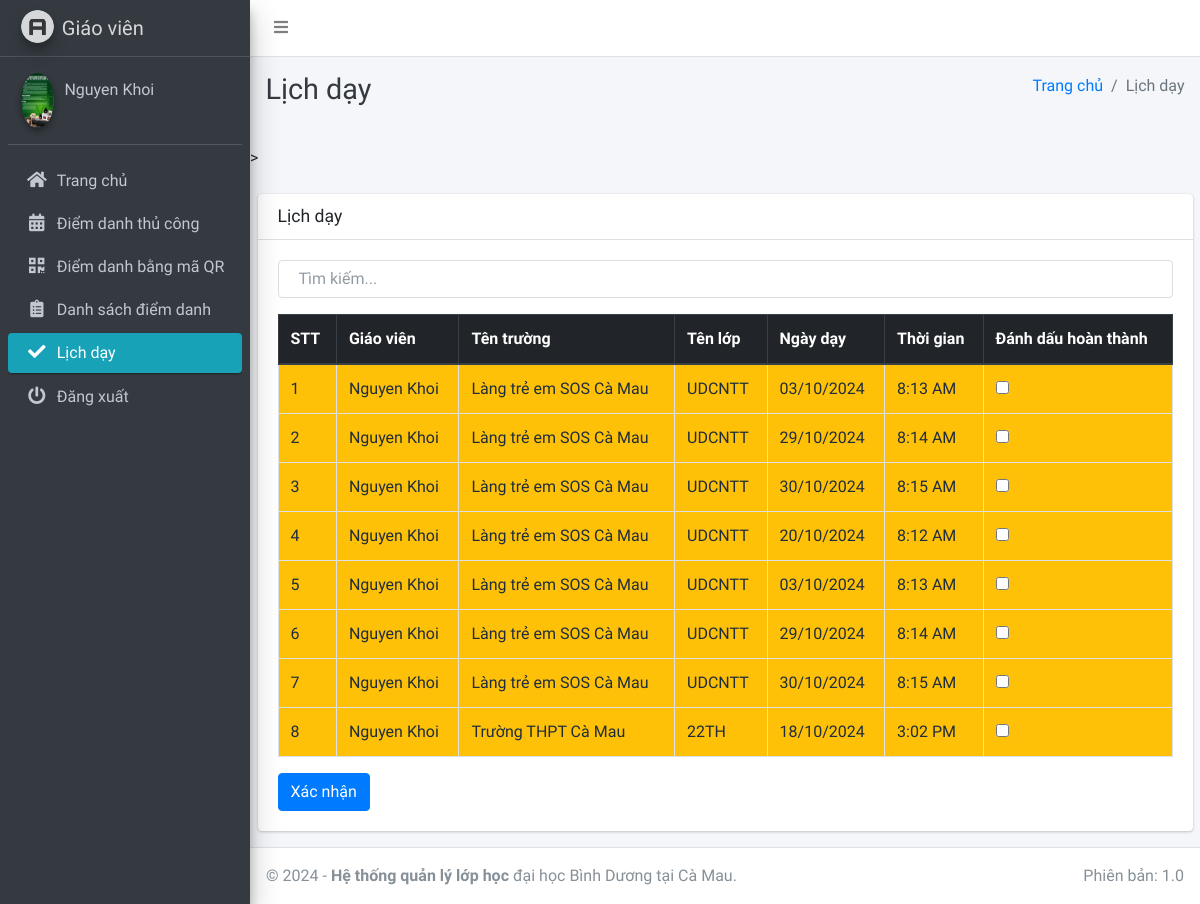
The app's page /teacher/schedule (signed in), older data.
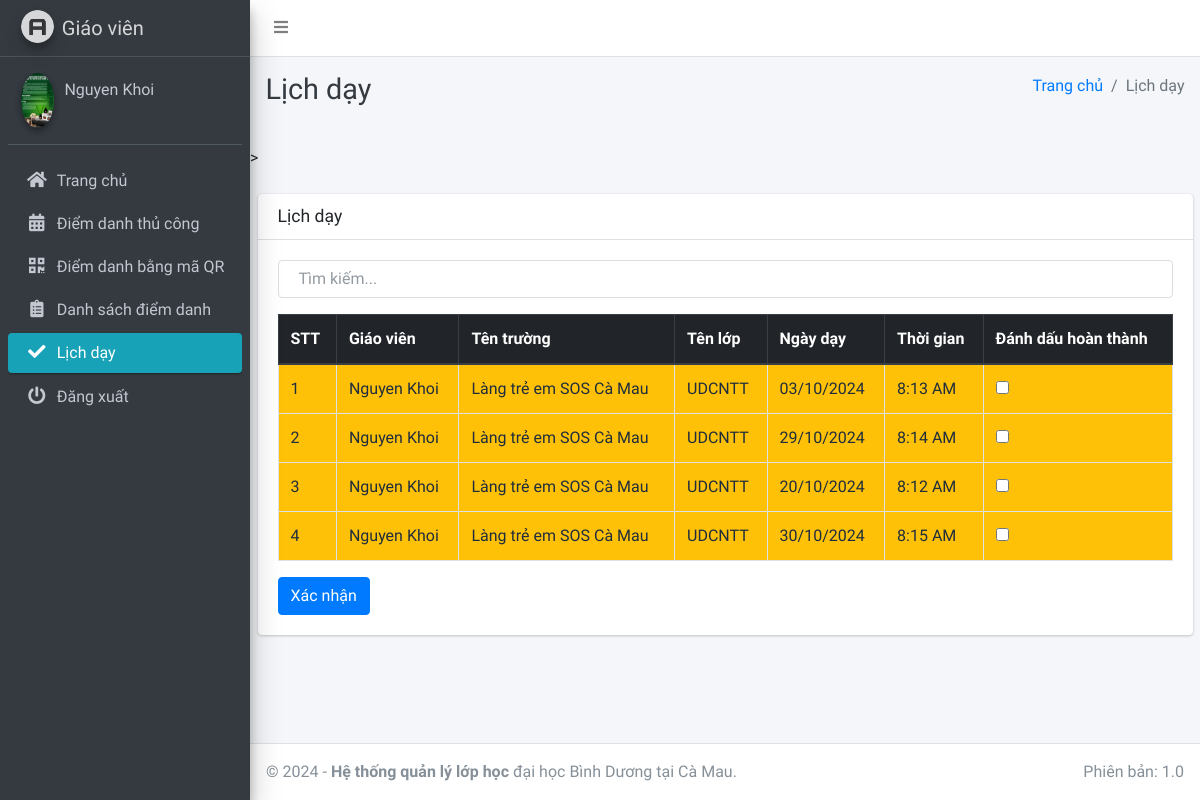
The same page, newer data.
### main_app/models.py (models this page shows, shortened)
class TeachingSchedule(models.Model):
    staff = models.ForeignKey(Staff, on_delete=models.CASCADE)
    school_name = models.ForeignKey(Course, on_delete=models.CASCADE)
    class_name = models.ForeignKey(Subject, on_delete=models.CASCADE)
    schedule_date = models.DateField()
    start_time = models.TimeField()
    created_at = models.DateTimeField(auto_now_add=True)
    updated_at = models.DateTimeField(auto_now=True)

class Staff(models.Model):
    course = models.ForeignKey(Course, on_delete=models.CASCADE, null=True, blank=False)
    admin = models.OneToOneField(CustomUser, on_delete=models.CASCADE)

class CustomUser(AbstractUser):
    USER_TYPE = ((1, "HOD"), (2, "Staff"), (3, "Student"))
    GENDER = [("M", "Nam"), ("F", "Nữ")]
    username = None
    email = models.EmailField(unique=True, null=True, blank=True)
    student_id = models.CharField(max_length=20, unique=True, null=True, blank=True)
    user_type = models.CharField(default=1, choices=USER_TYPE, max_length=1)
    gender = models.CharField(max_length=1, choices=GENDER)
    profile_pic = models.ImageField(null=True, blank=True)
    address = models.TextField()
    qr_code = models.ImageField(
        upload_to="QR/", null=True, blank=True
    )  # Thêm trường lưu mã QR
    created_at = models.DateTimeField(auto_now_add=True)
    updated_at = models.DateTimeField(auto_now=True)
    USERNAME_FIELD = "student_id"  # Mặc định là student_id
    REQUIRED_FIELDS = []
    objects = CustomUserManager()

class Course(models.Model):
    name = models.CharField(max_length=120, null=True) #tên trường
    created_at = models.DateTimeField(auto_now_add=True)
    updated_at = models.DateTimeField(auto_now=True)
    def __str__(self):
        return self.name

class Subject(models.Model):
    name = models.CharField(max_length=120) #tên lớp
    staff = models.ForeignKey(Staff, on_delete=models.CASCADE, null=True, blank=False)
    course = models.ForeignKey(Course, on_delete=models.CASCADE)
    updated_at = models.DateTimeField(auto_now=True)
    created_at = models.DateTimeField(auto_now_add=True)
    def __str__(self):
        return self.name

### main_app/staff_views.py (the view)
# urls.py: path("teacher/schedule", staff_views.staff_apply_leave, name='staff_apply_leave'),
def staff_apply_leave(request):
    form = TeachingSchedule(request.POST or None)
    staff = get_object_or_404(Staff, admin_id=request.user.id)
    sessions = TeachingSchedule.objects.filter(staff=staff)
    completed_sessions = CompletedTeachingSchedule.objects.filter(staff_id=staff.admin)
    completed_session_ids = completed_sessions.values_list("schedule_id", flat=True)
    today = date.today()
    context = {
        "today": today,
        "form": form,
        "sessions": sessions,
        "completed_session_ids": completed_session_ids,
        "page_title": "Lịch dạy",
    }
    return render(request, "staff_template/staff_apply_leave.html", context)

### main_app/templates/staff_template/staff_apply_leave.html (shortened to what this page needs)
{% extends 'main_app/base.html' %}
{% load static %}
{% block page_title %}{{ page_title }}{% endblock page_title %}
{% block content %}
>
<div class="container-fluid mt-4">
    <div class="card">
        <div class="card-header">
            <h5 class="card-title">{{ page_title }}</h5>
        </div>
        <div class="card-body">
            <input type="text" id="searchInput" onkeyup="searchTable()" placeholder="Tìm kiếm..." class="form-control mb-3">
            <form method="POST" action="{% url 'complete_teaching_schedule' %}">
                <div class="table-responsive">
                    <table id="example2" class="table table-bordered table-hover">
                        <thead class="thead-dark">
                            <tr>
                                <th>STT</th>
                                <th>Giáo viên</th>
                                <th>Tên trường</th>
                                <th>Tên lớp</th>
                                <th>Ngày dạy</th>
                                <th>Thời gian</th>
                                <th>Đánh dấu hoàn thành</th>
                            </tr>
                        </thead>
                        <tbody>
                            {% for session in sessions %}
                                {% if session.id not in completed_session_ids %}
                                    <tr {% if session.schedule_date < today %} class="bg-warning" {% endif %}>
                                        <td>{{ forloop.counter }}</td>
                                        <td>{{ session.staff.admin.last_name }} {{ session.staff.admin.first_name }}</td>
                                        <td>{{ session.school_name }}</td>
                                        <td>{{ session.class_name }}</td>
                                        <td>
                                            {{ session.schedule_date|date:"d/m/Y" }}
                                        </td>
                                        <td>{{ session.start_time|date:"g:i A" }}</td>
                                        <td>
                                            <input type="checkbox" name="session_id[]" value="{{ session.id }}">
                                        </td>
                                    </tr>
                                {% endif %}
                            {% endfor %}
                        </tbody>
                    </table>
                    <button type="submit" class="btn btn-primary">Xác nhận</button>
                </div>
            </form>
        </div>
    </div>
</div>
{% endblock content %}

Row changes from the older to the newer data that the page shows:
removed TeachingSchedule: staff.admin.last_name "Nguyen", staff.admin.first_name "Khoi", school_name "Làng trẻ em SOS Cà Mau", class_name "UDCNTT", schedule_date "30/10/2024", start_time "8:15 AM"
removed TeachingSchedule: staff.admin.last_name "Nguyen", staff.admin.first_name "Khoi", school_name "Làng trẻ em SOS Cà Mau", class_name "UDCNTT", schedule_date "03/10/2024", start_time "8:13 AM"
removed TeachingSchedule: staff.admin.last_name "Nguyen", staff.admin.first_name "Khoi", school_name "Làng trẻ em SOS Cà Mau", class_name "UDCNTT", schedule_date "29/10/2024", start_time "8:14 AM"
removed TeachingSchedule: staff.admin.last_name "Nguyen", staff.admin.first_name "Khoi", school_name "Trường THPT Cà Mau", class_name "22TH", schedule_date "18/10/2024", start_time "3:02 PM"
